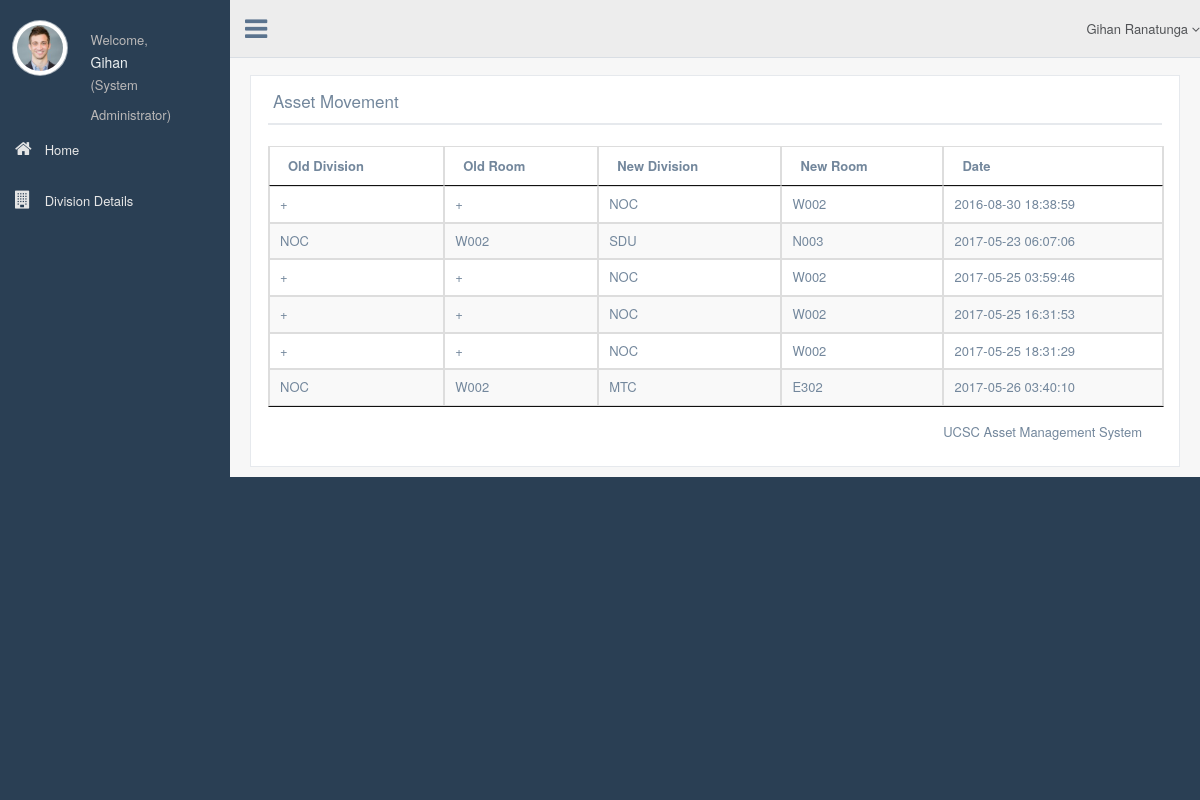
The page /move_hist.php?id=27 (signed in) on the database its author committed.
### tables this page shows
CREATE TABLE `asset_movement` (
  `asset_id` int(11) NOT NULL,
  `old_division` varchar(4) DEFAULT NULL,
  `old_room` varchar(4) DEFAULT NULL,
  `new_division` varchar(4) NOT NULL,
  `new_room` varchar(4) NOT NULL,
  `verified` tinyint(4) DEFAULT NULL,
  `move_date` datetime DEFAULT NULL,
  `verify_date` datetime DEFAULT NULL,
  `moved_by` int(11) DEFAULT NULL,
  `approved_by` int(11) DEFAULT NULL
);

### server_access.php (called while the page is built, shortened)
<?php
class dbConnect
{
    private static $instance = NULL;
    private function __construct(){
        $this->dbh=new mysqli(DB_HOST, DB_USER, DB_PASSWORD, DB_DATABASE);
        return $this->dbh;
    }
    public static function connect(){
        if (self::$instance == NULL){
            self::$instance = new dbConnect();
        }
        return self::$instance;
    }
}

### function.php (called while the page is built, shortened)
<?php
include "server_access.php";
class FAssetClerk{
    private $db = NULL;
    function __construct(){
        $this->db = dbConnect::connect();
    }
    function retrieve_asset_movement($asset_id){
        $QUE= "SELECT * FROM asset_movement WHERE asset_id='$asset_id' ORDER BY YEAR(move_date) , MONTH(move_date) , DAY(move_date)";
        $res = $this->db->dbh->query($QUE);
        return $res;
    }
   function retrieve_user_level_name($user_level){
       $level_array = array('asset_clerk' => "Asset Clerk", 'dp_registrar'=>'Deputy Registrar', 'div_asset_clerk' => "Divisional Asset Clerk", "bursar" => "Bursar", "system_admin" => "System Administrator", "temp_user" => "Temporary User");
       $level = $level_array[$user_level];
       return $level;
   }
}

### move_hist.php (the view, shortened to what this page needs)
<?php
 include "function.php"; if (!isset($_SESSION['user_details'])){     header("location:login.php");     exit(); }
$log = new FAssetClerk();
if (isset($_GET['id'])){
    $result = $log->retrieve_asset_movement($_GET['id']);
}
else{
    header("location:viewasset.php");
}
$log = new FAssetClerk();
$user_details = $_SESSION['user_details']; $level = $log->retrieve_user_level_name($user_details['user_level']);
$first_name = $user_details['first_name'];
$last_name = $user_details['last_name'];
?>
<!DOCTYPE html>
<html lang="en">
<head>
  <link href="css/bootstrap.min.css" rel="stylesheet">
  <link href="fonts/css/font-awesome.min.css" rel="stylesheet">
  <link href="css/animate.min.css" rel="stylesheet">
  <link href="css/custom.css" rel="stylesheet">
  <link href="css/icheck/flat/green.css" rel="stylesheet">
  <link href="css/datatables/jquery.dataTables.min.css" rel="stylesheet" type="text/css" />
  <link href="css/datatables/buttons.bootstrap.min.css" rel="stylesheet" type="text/css" />
  <link href="css/datatables/fixedHeader.bootstrap.min.css" rel="stylesheet" type="text/css" />
  <link href="css/datatables/responsive.bootstrap.min.css" rel="stylesheet" type="text/css" />
  <link href="css/datatables/scroller.bootstrap.min.css" rel="stylesheet" type="text/css" />
</head>
<body class="nav-md">
  <div class="container body">
    <div class="main_container">
      <div class="col-md-3 left_col">
        <div class="left_col scroll-view">
          <div class="profile">
            <div class="profile_pic">
              <img src="images/img.jpg" alt="..." class="img-circle profile_img">
            </div>
            <div class="profile_info">
              <span>Welcome,</span>
              <h2><?php echo $first_name;?></h2>               <span>(<?php echo $level;?>)</span>
            </div>
          </div>
          <br />
          <div id="sidebar-menu" class="main_menu_side hidden-print main_menu">
            <div class="menu_section">
              <ul class="nav side-menu">
				<li><a href="diviassetclerck.php"><i class="fa fa-home"></i> Home </span></a></li>
				<li><a href="createdivision.php"><i class="fa fa-building"></i> Division Details </span></a></li>
               </ul>
            </div>
          </div>
        </div>
      </div>
      <div class="top_nav">
        <div class="nav_menu">
          <nav class="" role="navigation">
            <div class="nav toggle">
              <a id="menu_toggle"><i class="fa fa-bars"></i></a>
            </div>
            <ul class="nav navbar-nav navbar-right">
			<li class="">
                <a href="javascript:;" class="user-profile dropdown-toggle" data-toggle="dropdown" aria-expanded="false">
                 <?php echo "$first_name $last_name";?>
                  <span class=" fa fa-angle-down"></span>
                </a>
              </li>
            </ul>
          </nav>
        </div>
      </div>
      <div class="right_col" role="main">
        <div class="">
          <div class="page-title">
          </div>
          <div class="row">
            <div class="col-md-12 col-sm-12 col-xs-12">
              <div class="x_panel">
                <div class="x_title">
                  <h2>Asset Movement</h2>
                  <div class="clearfix"></div>
                </div>
                <div class="x_content">
                </div>
                  <form name="editDivision" method="POST" action="editDivision.php">
                  <table id="datatable" class="table table-striped table-bordered">
                    <thead>
                        <tr>
                            <th>Old Division</th>
                            <th>Old Room</th>
                            <th>New Division</th>
                            <th>New Room</th>
                            <th>Date</th>
                        </tr>
                    </thead>
                    <tbody>
                          <tr class="success">
                              <?php
                              if($result->num_rows > 0){
                                  while($row= $result->fetch_assoc()){
                                      echo "<tr>"
                                              . "<td>".$row['old_division']."</td>"
                                              . "<td>".$row['old_room']."</td>"
                                              . "<td>".$row['new_division']."</td>"
                                              . "<td>".$row['new_room']."</td>"
                                              . "<td>".$row['move_date']."</td>"
                                              . "</tr>";
                                  }
                              }else{
                                  echo "0 results";
                              }
                              ?>
                    </tbody>
                </div>
              </div>
            </div>
        <div id="custom_notifications" class="custom-notifications dsp_none">
          <div class="clearfix"></div>
        </div>
            <footer>
              <div class="pull-right">
                UCSC Asset Management System
              </div>
              <div class="clearfix"></div>
            </footer>
</body>
</html>

### rows shown on the page
asset_movement: old_division "+", old_room "+", new_division "NOC", new_room "W002", move_date "2016-08-30 18:38:59"
asset_movement: old_division "NOC", old_room "W002", new_division "SDU", new_room "N003", move_date "2017-05-23 06:07:06"
asset_movement: old_division "+", old_room "+", new_division "NOC", new_room "W002", move_date "2017-05-25 03:59:46"
asset_movement: old_division "+", old_room "+", new_division "NOC", new_room "W002", move_date "2017-05-25 16:31:53"
asset_movement: old_division "+", old_room "+", new_division "NOC", new_room "W002", move_date "2017-05-25 18:31:29"
asset_movement: old_division "NOC", old_room "W002", new_division "MTC", new_room "E302", move_date "2017-05-26 03:40:10"

### other values the page prints
$first_name "Gihan"
$level "System Administrator"
$last_name "Ranatunga"
